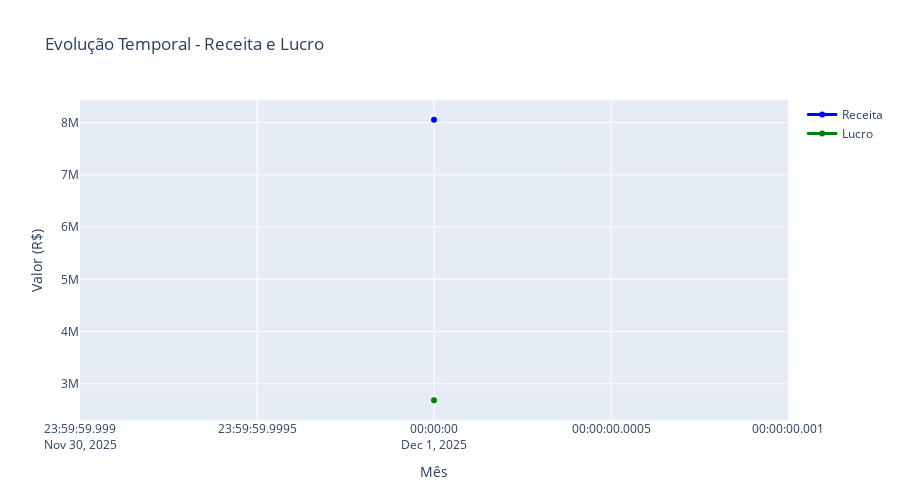

This figure's notebook cell:
### Code cell
# ============================================================
# Célula 9: ANÁLISE TEMPORAL
# ============================================================

print("\n" + "=" * 60)
print("📅 ANÁLISE TEMPORAL")
print("=" * 60)

# Vendas por mês
vendas_mes = df.groupby('nome_mes').agg({
    'receita': 'sum',
    'lucro': 'sum',
    'quantidade': 'sum',
    'data_venda': 'count'
}).round(2)

vendas_mes.columns = ['Receita', 'Lucro', 'Quantidade', 'Transações']
print("\n📊 VENDAS POR MÊS:")
print(vendas_mes)

# Vendas por dia da semana
vendas_dia_semana = df.groupby('nome_dia_semana').agg({
    'receita': 'sum',
    'data_venda': 'count'
}).round(2)

vendas_dia_semana.columns = ['Receita Total', 'Num Transações']
vendas_dia_semana['Receita Média'] = (vendas_dia_semana['Receita Total'] / vendas_dia_semana['Num Transações']).round(2)

print("\n📊 VENDAS POR DIA DA SEMANA:")
print(vendas_dia_semana)

# Visualização temporal
fig = go.Figure()

fig.add_trace(go.Scatter(
    x=vendas_mes.index,
    y=vendas_mes['Receita'],
    mode='lines+markers',
    name='Receita',
    line=dict(color='blue', width=3)
))

fig.add_trace(go.Scatter(
    x=vendas_mes.index,
    y=vendas_mes['Lucro'],
    mode='lines+markers',
    name='Lucro',
    line=dict(color='green', width=3)
))

fig.update_layout(
    title='Evolução Temporal - Receita e Lucro',
    xaxis_title='Mês',
    yaxis_title='Valor (R$)',
    hovermode='x unified',
    height=500
)

fig.show()

### Figure 1 — Plotly figure (JSON) as saved in the notebook; plotly's stock layout.template omitted (floating-point values rounded to 4 significant figures)
{"data": [{"line": {"color": "blue", "width": 3}, "mode": "lines+markers", "name": "Receita", "type": "scatter", "x": ["2025-12"], "y": [8055000.0]}, {"line": {"color": "green", "width": 3}, "mode": "lines+markers", "name": "Lucro", "type": "scatter", "x": ["2025-12"], "y": [2685000.0]}], "layout": {"height": 500, "hovermode": "x unified", "title": {"text": "Evolução Temporal - Receita e Lucro"}, "xaxis": {"title": {"text": "Mês"}}, "yaxis": {"title": {"text": "Valor (R$)"}}}}
